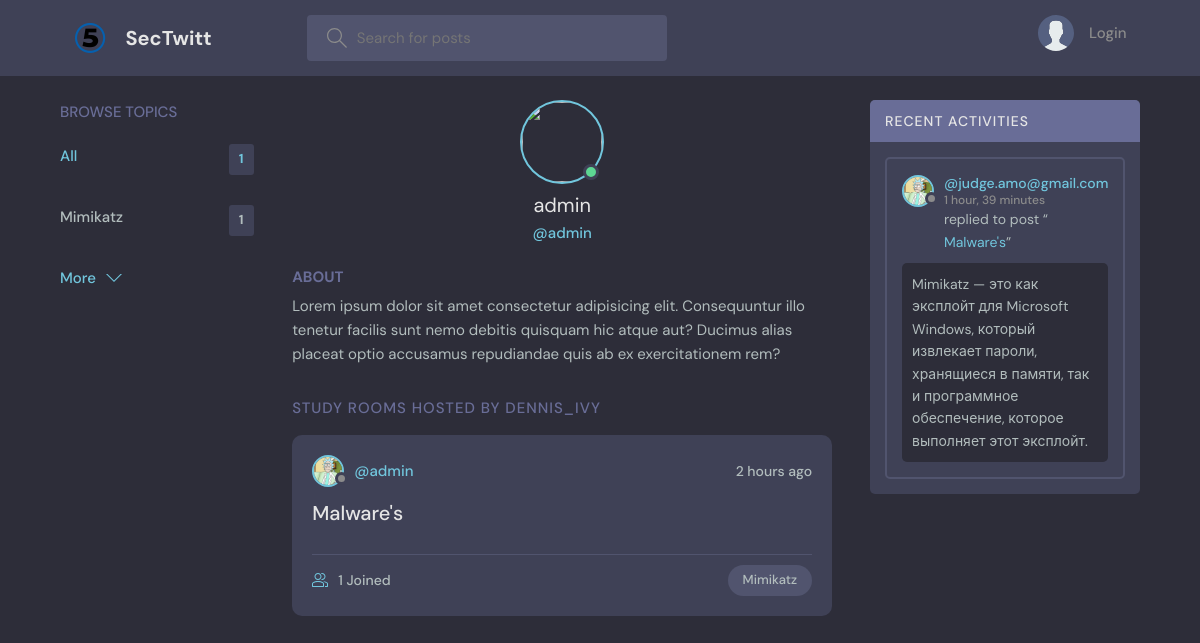
Page /profile/1/ on the committed database.
### base/models.py (models this page shows, shortened)
class Topic(models.Model):
    name = models.CharField(max_length=200)

class User(AbstractUser):
    name = models.CharField(max_length=200, null=True)
    email = models.EmailField(unique=True, null=True)
    bio = models.TextField(null=True)
    avatar = models.ImageField(null=True, default="avatar.svg")
    USERNAME_FIELD = 'email'
    REQUIRED_FIELDS = []

class Room(models.Model):
    host = models.ForeignKey(User, on_delete=models.SET_NULL, null=True)
    topic = models.ForeignKey(Topic, on_delete=models.SET_NULL, null=True)
    name = models.CharField(max_length=200)
    description = models.TextField(null=True, blank=True)
    participants = models.ManyToManyField(User, related_name='participants', blank=True)
    update = models.DateTimeField(auto_now=True)
    created = models.DateTimeField(auto_now_add=True)
    class Meta:
        ordering = ['-update', '-created']
    def __str__(self):
        return self.name

class Message(models.Model):
    user = models.ForeignKey(User, on_delete=models.CASCADE)
    room = models.ForeignKey(Room, on_delete=models.CASCADE)
    body = models.TextField()
    update = models.DateTimeField(auto_now=True)
    created = models.DateTimeField(auto_now_add=True)
    class Meta:
        ordering = ['-update', '-created']

### base/views.py (the view)
# urls.py: path('profile/<slug:pk>/', views.userProfile, name='user-profile'),
def userProfile(request, pk):
    user = User.objects.get(id=pk)
    rooms = user.room_set.all()
    room_messages = user.message_set.all()
    topics = Topic.objects.all()
    context = {'user': user, 'rooms': rooms, 'room_messages': room_messages, 'topics': topics}
    return render(request, 'base/profile.html', context)

### base/templates/base/profile.html (shortened to what this page needs)
{% extends 'main.html' %}
{% block content %}
  <main class="profile-page layout layout--3">
    <div class="container">
      {% include 'base/topics_component.html'%}
      <div class="roomList">
        <div class="profile">
          <div class="profile__avatar">
            <div class="avatar avatar--large active">
              <img src="{{request.user.avatar.url}}" />
            </div>
          </div>
          <div class="profile__info">
            <h3>{{user.username}}</h3>
            <p>@{{user.username}}</p>
          </div>
          <div class="profile__about">
            <h3>About</h3>
            <p>
              Lorem ipsum dolor sit amet consectetur adipisicing elit. Consequuntur illo tenetur
              facilis sunt nemo debitis quisquam hic atque aut? Ducimus alias placeat optio
              accusamus repudiandae quis ab ex exercitationem rem?
            </p>
          </div>
        </div>
        <div class="roomList__header">
          <div>
            <h2>Study Rooms Hosted by dennis_ivy</a>
            </h2>
          </div>
        </div>
        {% include 'base/feed_component.html' %}
      </div>
      {% include 'base/activity_component.html' %}
    </div>
  </main>
{% endblock content%}

### base/templates/base/topics_component.html
<div class="topics">
          <div class="topics__header">
            <h2>Browse Topics</h2>
          </div>
          <ul class="topics__list">
            <li>
              <a href="{% url 'home' %}" class="active">All <span>{{topics.count}}</span></a>
            </li>
              {% for topic in topics %}
            <li>
              <a href="{% url 'home' %}?q={{ topic.name }}">{{topic.name}} <span>{{topic.room_set.all.count}}</span></a>
            </li>
              {% endfor %}
          </ul>
          <a class="btn btn--link" href="{% url 'topics' %}">
            More
            <svg version="1.1" xmlns="http://www.w3.org/2000/svg" width="32" height="32" viewBox="0 0 32 32">
              <title>chevron-down</title>
              <path d="M16 21l-13-13h-3l16 16 16-16h-3l-13 13z"></path>
            </svg>
          </a>
        </div>

### base/templates/base/feed_component.html (shortened to what this page needs)
{% for room in rooms %}
<div class="roomListRoom">
            <div class="roomListRoom__header">
              <a href="{% url 'user-profile' room.host.id %}" class="roomListRoom__author">
                <div class="avatar avatar--small">
                  <img src="{{room.host.avatar.url}}" />
                </div>
                <span>@{{room.host.username}}</span>
              </a>
              <div class="roomListRoom__actions">
                <span>{{room.created|timesince}} ago</span>
              </div>
            </div>
            <div class="roomListRoom__content">
              <a href="{% url 'room' room.id %}">{{room.name}}</a>
            </div>
            <div class="roomListRoom__meta">
              <a href="{% url 'room' room.id %}" class="roomListRoom__joined">
                {{room.participants.all.count}} Joined
              </a>
              <p class="roomListRoom__topic">{{room.topic.name}}</p>
            </div>
          </div>
{% endfor %}

### base/templates/base/activity_component.html (shortened to what this page needs)
<div class="activities">
          <div class="activities__header">
            <h2>Recent Activities</h2>
          </div>
            {% for message in room_messages %}
          <div class="activities__box">
            <div class="activities__boxHeader roomListRoom__header">
              <a href="{% url 'user-profile' message.user.id %}" class="roomListRoom__author">
                <div class="avatar avatar--small">
                  <img src="{{message.user.avatar.url}}" />
                </div>
                <p>
                  @{{message.user}}
                  <span>{{message.created|timesince}}</span>
                </p>
              </a>
            </div>
            <div class="activities__boxContent">
              <p>replied to post “<a href="{% url 'room' message.room.id %}">{{message.room}}</a>”</p>
              <div class="activities__boxRoomContent">
                {{ message.body }}
              </div>
            </div>
          </div>
            {% endfor %}
        </div>

### rows in the picture
Topic: name "Mimikatz", room_set.all.count "1"
User: username "admin"
Room: host.avatar (picture), host.username "admin", created "2 hours", name "Malware's", participants.all.count "1", topic.name "Mimikatz"
Message: user.avatar (picture), user "judge.amo@gmail.com", created "1 hour, 39 minutes", room "Malware's", body "Mimikatz — это как эксплойт для Microsoft Windows, который извлекает пароли, хранящиеся в памяти, так и программное обеспечение, которое выполняет этот эксплойт."

### other values in the picture
{{ topics.count }} "1"
